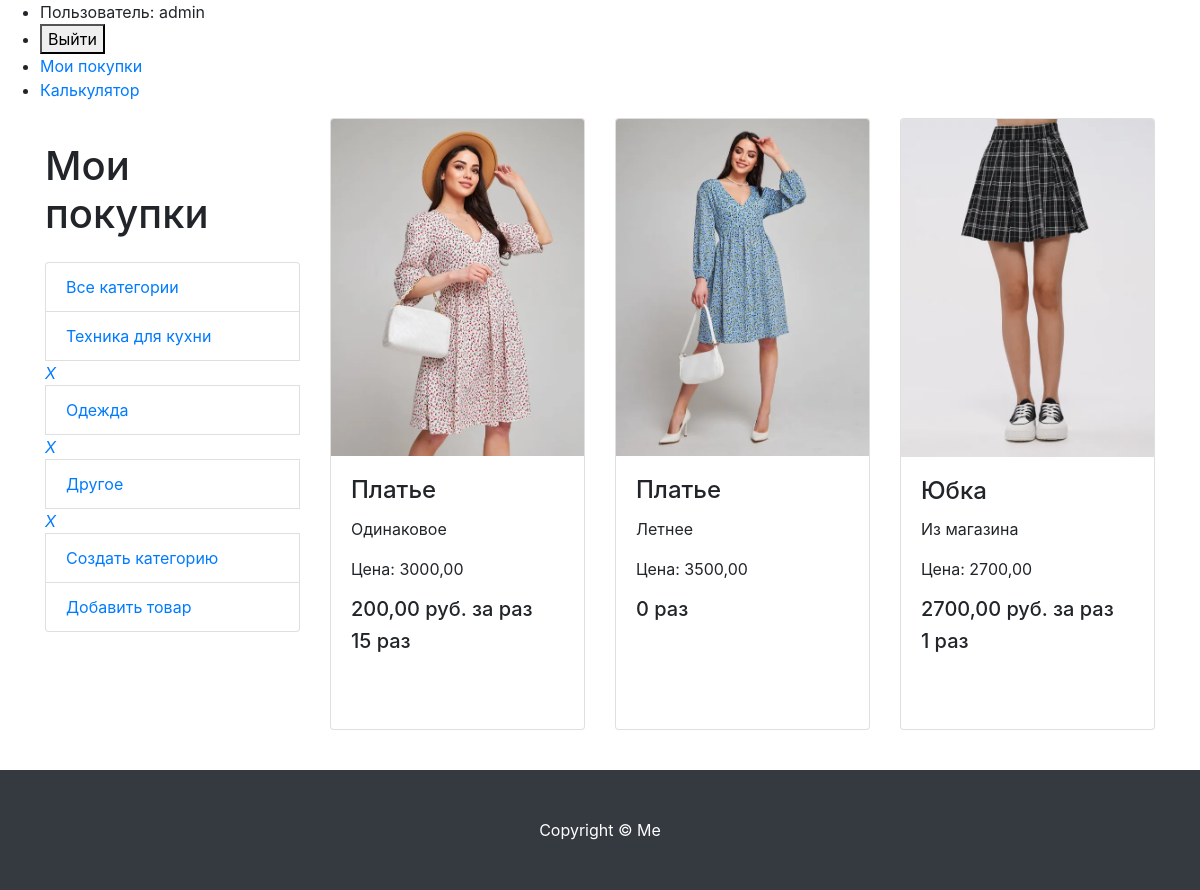
The app's page /products/3/ (signed in) with its own data.
### myproducts/models.py (models this page shows, shortened)
class Category(models.Model):
    name = models.CharField(max_length=100, unique=True, verbose_name='Категория')
    description = models.TextField(blank=True, verbose_name='Описание категории')
    class Meta:
        verbose_name = 'категорию'
        verbose_name_plural = 'Категории'

class Product(models.Model):
    name = models.CharField(max_length=256, verbose_name='Название')
    image = models.ImageField(upload_to='products_images/', blank=True, verbose_name='Изображение')
    description = models.CharField(max_length=250, blank=True, verbose_name='Описание')
    price = models.DecimalField(max_digits=8, decimal_places=2, verbose_name='Цена')
    times = models.PositiveIntegerField(default=0, blank=True, verbose_name='Количество раз')
    category = models.ForeignKey(Category, on_delete=models.CASCADE, verbose_name='Категория')
    class Meta:
        verbose_name = 'товар'
        verbose_name_plural = 'Товары'

### myproducts/views.py (the view)
# urls.py: path('products/', views.my_products, name='my_products'),
def my_products(request, category_id=None):
    context = {
        'title': 'Мои покупки',
        'categories': Category.objects.all(),
    }
    if category_id:
        products = Product.objects.filter(category_id=category_id)
    else:
        products = Product.objects.all()
    paginator = Paginator(products, 3)
    page_number = request.GET.get('page')
    page_obj = paginator.get_page(page_number)
    context.update({'products': page_obj})
    return render(request, 'myproducts/myproducts.html', context)

### myproducts/templates/myproducts/myproducts.html (shortened to what this page needs)
{% extends 'calculator/base.html' %}
{% load static %}
{% load mathfilters %}
{% block content %}
<div class="container">
    <div class="row">
        <div class="col-lg-3">
            <h1 class="my-4">Мои покупки</h1>
            <div class="list-group">
                {% include 'myproducts/category.html' %}
            </div>
        </div>
        <div class="col-lg-9">
            <div class="row">
                {% for product in products %}
                <div class="col-lg-4 col-md-6 mb-4">
                    <div class="card h-100">
                        <a href="product.html">
                            <img class="card-img-top"
                                 src="{{ product.image.url }}"
                                 alt="">
                        </a>
                        <div class="card-body">
                            <h4 class="card-title">{{ product.name }}</h4>
                            <p class="card-text">{{ product.description }}</p>
                            <p class="card-text">Цена: {{ product.price }}</p>
                            {% if product.times >= 1 %}
                            <h5 class="price">{{ product.price |div:product.times |floatformat:2 }} руб. за раз</h5>
                            {% endif %}
                            <h5 class="price">{{ product.times }}
                            {% with modulo=product.times|mod:10 %}
                                {% if product.times == 12 or product.times == 13 or product.times == 14 %}
                                    раз
                                {% elif modulo == 2 or modulo == 3 or modulo == 4 %}
                                    раза
                                {% else %}
                                    раз
                                {% endif %}
                            {% endwith %}
                            </h5>
                        </div>
                    </div>
                </div>
                {% endfor %}
            </div>
        </div>
    </div>
</div>
<footer class="py-5 bg-dark">
    <div class="container">
        <p class="m-0 text-center text-white">Copyright &copy; Me</p>
    </div>
</footer>
{% endblock %}

### calculator/templates/calculator/base.html (shortened to what this page needs)
<!DOCTYPE html>
{% load static %}
<html lang="en">
<head>
     <link href="{% static 'vendor/bootstrap/css/bootstrap.min.css' %}" rel="stylesheet">
    </head>
<body>
{% if user.is_authenticated %}
<div class="menu">
    <div class="wrap">
        <ul>
            <li class="logo">Пользователь: {{ user.username }}</li>
            <li>
                <form action="{% url 'logoutuser' %}" method="POST">
                    <button class="top">Выйти</button>
                </form>
            </li>
            <li><a href="{% url 'my_products' %}">Мои покупки</a></li>
            <li><a href="{% url 'calculator' %}">Калькулятор</a></li>
        </ul>
    </div>
</div>
{% endif %}
{% block content %}{% endblock %}
</body>
</html>

### myproducts/templates/myproducts/category.html
<div class="list-group">
    <a href="{% url 'my_products' %}" class="list-group-item">Все категории</a>
    {% for category in categories %}
    <a href="{% url 'category' category.id %}" class="list-group-item">{{ category.name }}</a>
    <a href="{% url 'delete_category' category.id %}"><i>X</i></a>
    {% endfor %}
    <a href="{% url 'create_category' %}" class="list-group-item">Создать категорию</a>
    <a href="{% url 'create_product' %}" class="list-group-item">Добавить товар</a>
</div>

### records on screen
Category: name "Техника для кухни"
Category: name "Одежда"
Category: name "Другое"
Product: image (picture), name "Платье", description "Одинаковое", price "3000,00", price|div "200,00", times "15", shows "раз"
Product: image (picture), name "Платье", description "Летнее", price "3500,00", times "0", shows "раз"
Product: image (picture), name "Юбка", description "Из магазина", price "2700,00", price|div "2700,00", times "1", shows "раз"

### other values on screen
{{ user.username }} "admin"
